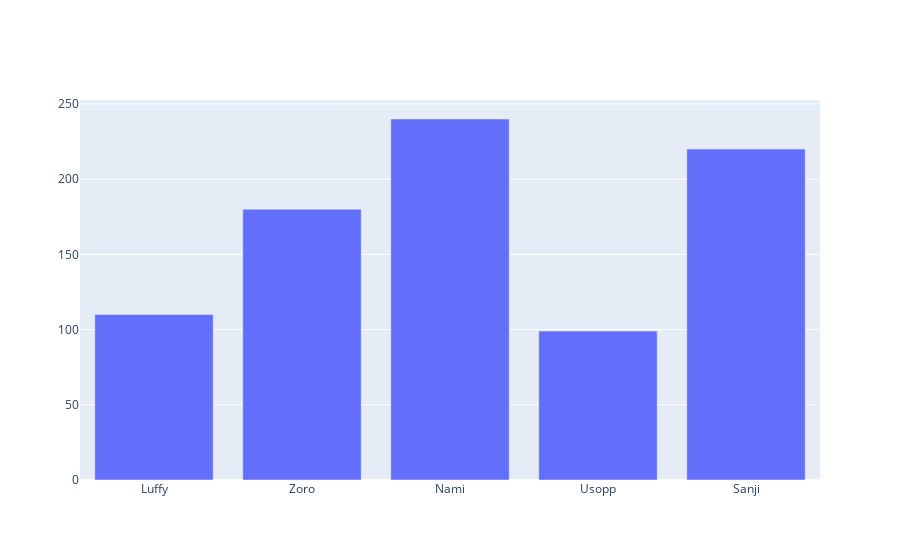

Notebook cell for this chart:
### Code cell
import plotly.graph_objects as go # 'go' is 'graph objects’
x1 = np.array(["Luffy","Zoro","Nami","Usopp","Sanji"])
y1 = np.array([110, 180, 240, 99, 220])

graph = go.Figure()
graph.add_trace(go.Bar(x=x1, y=y1))

### Figure 1 — Plotly figure (JSON) as saved in the notebook; plotly's stock layout.template omitted (floating-point values rounded to 4 significant figures)
{"data": [{"type": "bar", "x": ["Luffy", "Zoro", "Nami", "Usopp", "Sanji"], "y": [110, 180, 240, 99, 220]}], "layout": {}}
